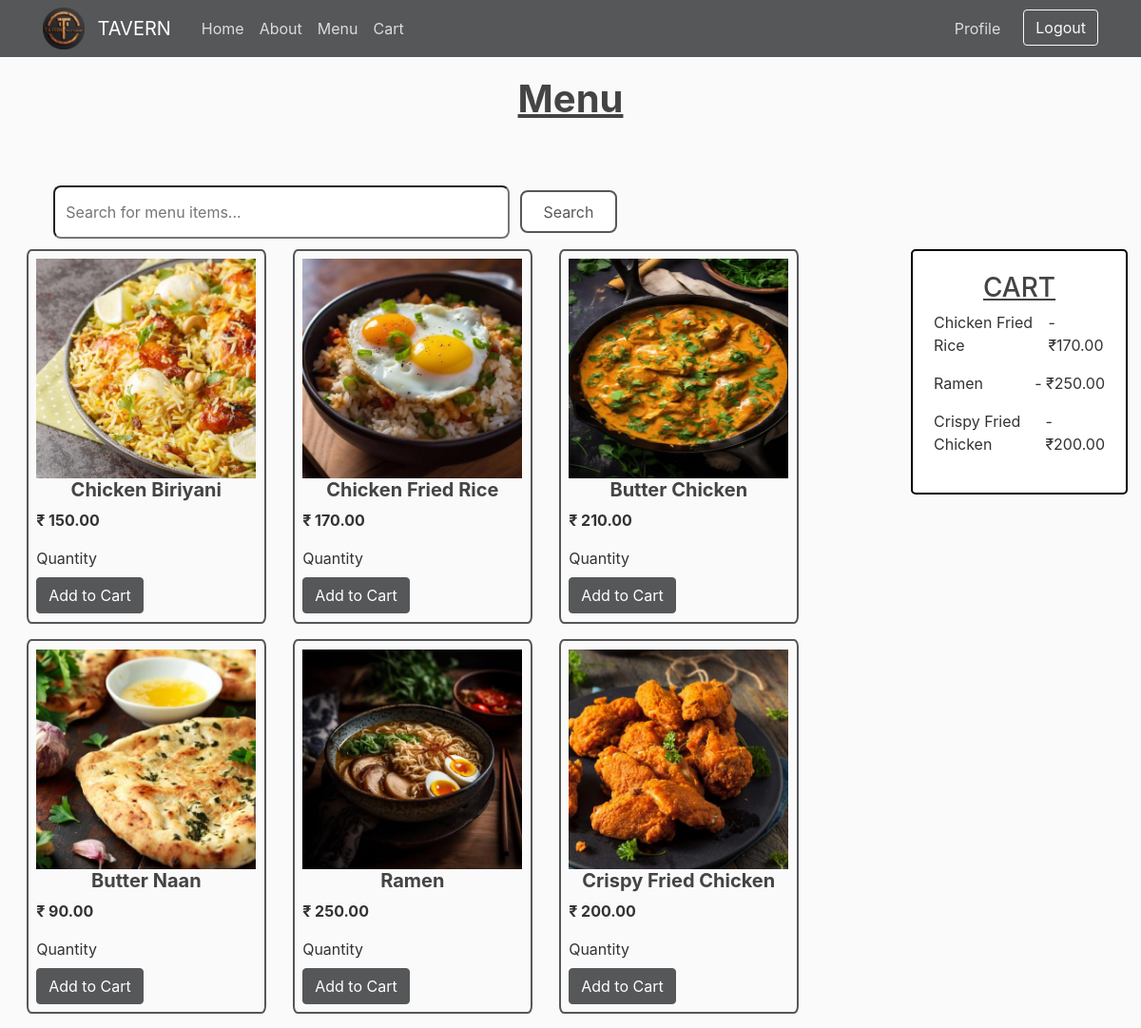
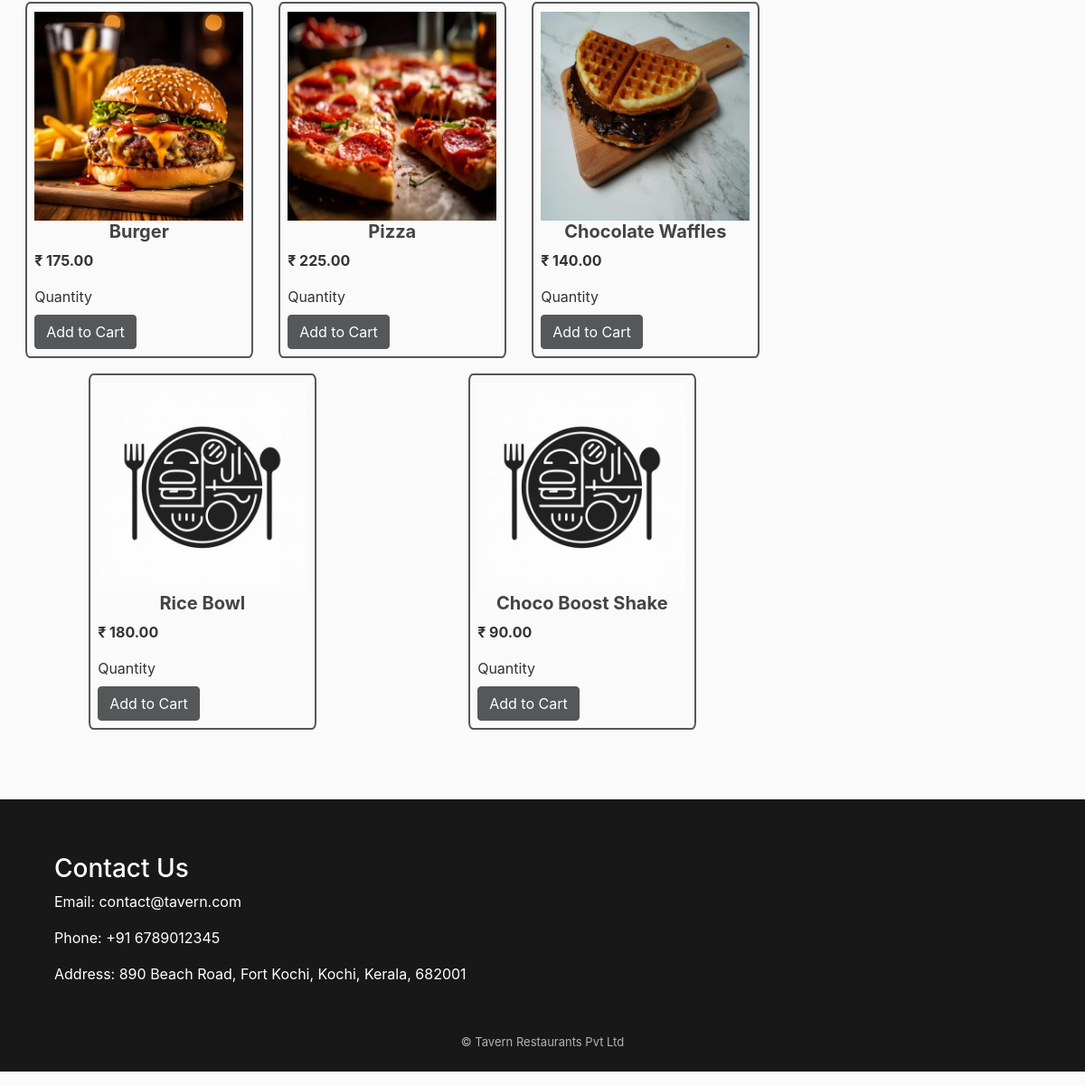
The page /menu/ (signed in) on the database its author committed (2 pictures, top to bottom).
### menu/models.py (models this page shows, shortened)
class Menu(models.Model):
    title = models.CharField(max_length=100)
    content = models.TextField()
    date_posted = models.DateTimeField(default=timezone.now)
    price = models.DecimalField(max_digits=10, decimal_places=2)
    image = models.ImageField(default="menu/default.jpg", upload_to="menu")

class Cart(models.Model):
    user = models.ForeignKey(User, on_delete=models.CASCADE)
    menu = models.ForeignKey(Menu, on_delete=models.CASCADE)
    menuQty = models.IntegerField(null=False, blank=False)
    date = models.DateTimeField(auto_now_add=True)

### menu/views.py (the view)
# urls.py: path('menu/', MenuListView.as_view(), name='menu'),
class MenuListView(LoginRequiredMixin, ListView):
    model = Menu
    template_name = "menu/menu.html"
    context_object_name = "menuItems"
    form_class = SearchForm
    def get_queryset(self):
        queryset = super().get_queryset()
        query = self.request.GET.get('query')
        if query:
            queryset = queryset.filter(
                Q(title__icontains=query) | Q(content__icontains=query)
            )
        return queryset
    def get_context_data(self, **kwargs):
        context = super().get_context_data(**kwargs)
        form = SearchForm(self.request.GET or None)
        context['form'] = form
        cart_items = Cart.objects.filter(user=self.request.user)
        context['cartItems'] = cart_items
        return context

### menu/forms.py
class SearchForm(forms.Form):
    query = forms.CharField(max_length=100, required=False, widget=forms.TextInput(attrs={
        'placeholder': 'Search for menu items...',
        'class': 'searchInput'
    }))

### menu/templates/menu/menu.html (shortened to what this page needs)
{% extends "menu/base.html" %}
{% load static %}
{% block head %}
<link rel="stylesheet" href="{% static 'menu/menu.css' %}" />
{% endblock head %}
{% load crispy_forms_tags %}
{% block content %}
<h1 class="menuTitle">Menu</h1>
<form method="GET" action="{% url 'menu' %}" class="searchForm">
  <input type="text" name="query" placeholder="Search for menu items..." class="searchInput" autocomplete="off" />
  <button type="submit" class="searchButton">Search</button>
</form>
<div class="menuContain">
  <div class="menuPage">
    {% for menu in menuItems %}
    {% url 'menu-detail' menu.pk as menu_detail_url %}
    <div class="menuCard">
      <img src="{{menu.image.url}}" alt="{{menu.title}}" class="cardImage"
        onclick="window.location.href='{{ menu_detail_url }}'" style="cursor: pointer" />
      <div class="cardBody">
        <h5 class="cardTitle" onclick="window.location.href='{{ menu_detail_url }}'" style="cursor: pointer">
          {{menu.title}}
        </h5>
        <p class="card-text"><strong>₹ {{menu.price}}</strong></p>
        <div class="cartBtns">
          <label for="Quantity">Quantity</label>
          <div class="addBtnGroup">
            <button type="button" class="btn btn-primary addtoCart">
              Add to Cart
            </button>
          </div>
        </div>
      </div>
    </div>
    {% endfor %}
  </div>
  <div class="cartItems">
    <h3 style="text-align: center;text-decoration: underline;">CART</h3>
    {% for item in cartItems %}
    <div class="cartItem">
      <p>{{ item.menu.title }} </p>
      <p> - ₹{{ item.menu.price }}</p>
    </div>
    {% endfor %}
  </div>
</div>
{% endblock content %}

### menu/static/menu/main.css (style rules this page uses)
body { background: #fafafa; color: #333333; margin-top: 5rem; }
h1, h2, h3, h4, h5, h6 { color: #444444; }
.btn-primary { background-color: #555759; border-color: #555759; }

### menu/static/menu/cart.css (style rules this page uses)
.cartItem { width: 50vw; display: flex; justify-content: space-between; align-items: center; }

### menu/static/menu/menu.css (style rules this page uses)
.cartItems { display: flex; flex-direction: column; border: 2px solid black; background-color: white; max-width: 20vw; height: fit-content; margin-right: -15%; padding: 2%; border-radius: 5px; }
.cartItem { max-width: 15vw; display: flex; justify-content: space-between; align-items: center; }
.menuContain { display: flex; justify-content: space-around; }
.menuTitle { margin-bottom: 5%; text-align: center; font-weight: 700; text-decoration: underline; }
.menuPage { display: flex; justify-content: space-around; flex-wrap: wrap; margin: auto -15%; max-width: 70vw; }
.menuCard { display: flex; flex-direction: column; margin-bottom: 2%; padding: 1%; width: 30%; border: 2px solid #555759; border-radius: 2%; }
.cardTitle { font-weight: 700; text-align: center; }
.searchForm { display: flex; justify-content: start; align-items: center; }
.searchInput { width: 40vw; border-radius: 8px; height: 7vh; margin: 1%; padding: 1%; }
.searchButton { background: white; border: 2px solid #555759; color: #555759; padding: 0.75% 2%; border-radius: 8px; cursor: pointer; }

### rows shown on the page
Menu: image (picture), title "Chicken Biriyani", price "150.00"
Menu: image (picture), title "Chicken Fried Rice", price "170.00"
Menu: image (picture), title "Butter Chicken", price "210.00"
Menu: image (picture), title "Butter Naan", price "90.00"
Menu: image (picture), title "Ramen", price "250.00"
Menu: image (picture), title "Crispy Fried Chicken", price "200.00"
Menu: image (picture), title "Burger", price "175.00"
Menu: image (picture), title "Pizza", price "225.00"
Menu: image (picture), title "Chocolate Waffles", price "140.00"
Menu: image (placeholder picture), title "Rice Bowl", price "180.00"
Menu: image (placeholder picture), title "Choco Boost Shake", price "90.00"
Cart: menu "Chicken Fried Rice", menu.price "170.00"
Cart: menu "Ramen", menu.price "250.00"
Cart: menu "Crispy Fried Chicken", menu.price "200.00"
